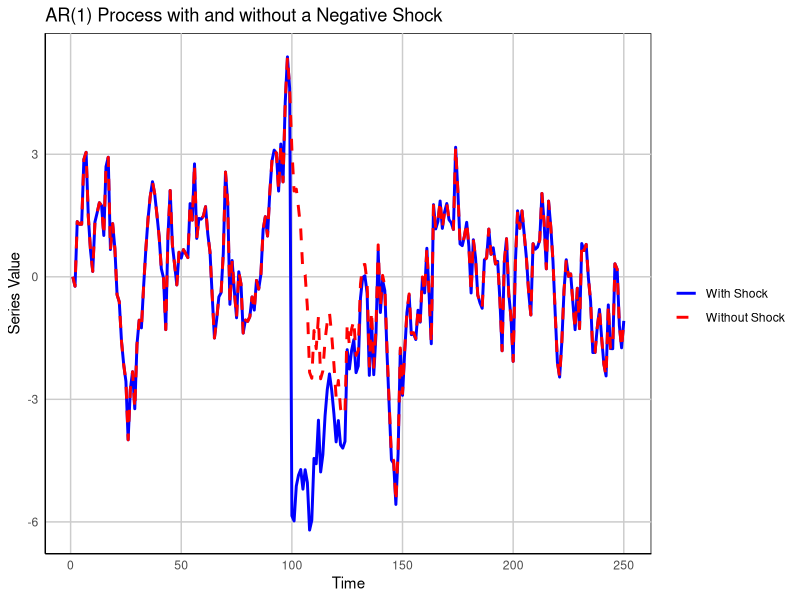
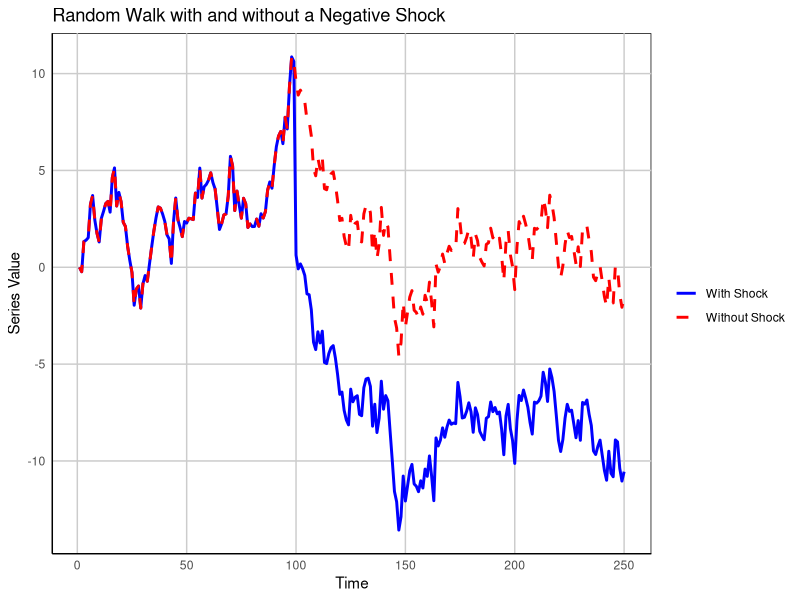

R code for these plots, in order:
library(ggplot2)
library(forecast)

# 设置种子以保证结果的可重现性
set.seed(123)
folder <- c("/Users/sunjiajing/Desktop/Hong2020/advance time series analysis -20240328/R代码/advanced-time-series-chapter1")
setwd(folder) 

# 模拟AR(1)过程和Random Walk过程
n_samples <- 250
alpha_ar1 <- 0.9
y_ar1 <- rep(0, n_samples)
y_ar1_no_shock <- rep(0, n_samples)
y_rw <- rep(0, n_samples)
y_rw_no_shock <- rep(0, n_samples)
epsilon <- rnorm(n_samples, 0, 1)

# 引入一个负冲击在第100个观测
shock <- -10
epsilon_shock <- epsilon
epsilon_shock[100] <- shock

for (t in 2:n_samples) {
  y_ar1[t] <- alpha_ar1 * y_ar1[t-1] + epsilon_shock[t]
  y_ar1_no_shock[t] <- alpha_ar1 * y_ar1_no_shock[t-1] + epsilon[t]
  y_rw[t] <- y_rw[t-1] + epsilon_shock[t]
  y_rw_no_shock[t] <- y_rw_no_shock[t-1] + epsilon[t]
}

# 绘制AR(1)过程的时间序列图比较有无冲击的效果
ts_plot_ar1 <- ggplot() +
  geom_line(aes(x=1:n_samples, y=y_ar1, color="With Shock"), size=1) +
  geom_line(aes(x=1:n_samples, y=y_ar1_no_shock, color="Without Shock"), linetype="dashed", size=1) +
  ggtitle("AR(1) Process with and without a Negative Shock") +
  xlab("Time") + ylab("Series Value") +
  scale_color_manual(name="", values=c("With Shock"="blue", "Without Shock"="red")) +
  theme_minimal() +
  theme(
    panel.grid.major = element_line(color = "grey80"), # 修改主要网格线颜色
    panel.grid.minor = element_blank(), # 移除次要网格线
    panel.background = element_rect(fill = "white"), # 修改背景为白色
    plot.background = element_rect(fill = "white", colour = NA), # 修改绘图区域背景为白色
    axis.line = element_line(color = "black") # 增加轴线 
  )

ggsave("ar1_comparison_plot.png", ts_plot_ar1, width = 7, height = 5)

# 绘制Random Walk过程的时间序列图比较有无冲击的效果
ts_plot_rw <- ggplot() +
  geom_line(aes(x=1:n_samples, y=y_rw, color="With Shock"), size=1) +
  geom_line(aes(x=1:n_samples, y=y_rw_no_shock, color="Without Shock"), linetype="dashed", size=1) +
  ggtitle("Random Walk with and without a Negative Shock") +
  xlab("Time") + ylab("Series Value") +
   scale_color_manual(name="", values=c("With Shock"="blue", "Without Shock"="red")) +
  theme_minimal() +
  theme(
    panel.grid.major = element_line(color = "grey80"), # 修改主要网格线颜色
    panel.grid.minor = element_blank(), # 移除次要网格线
    panel.background = element_rect(fill = "white"), # 修改背景为白色
    plot.background = element_rect(fill = "white", colour = NA), # 修改绘图区域背景为白色
    axis.line = element_line(color = "black") # 增加轴线 
    )

ggsave("rw_comparison_plot.png", ts_plot_rw, width = 7, height = 5)